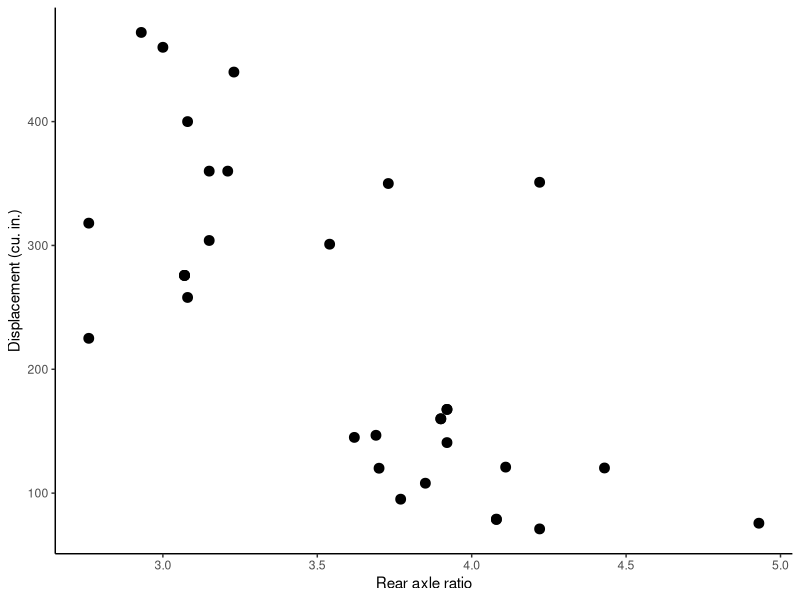
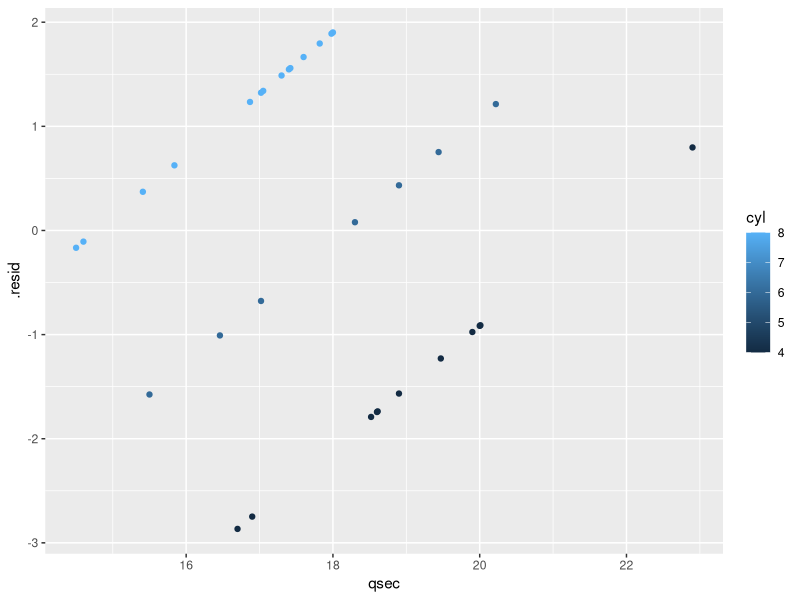
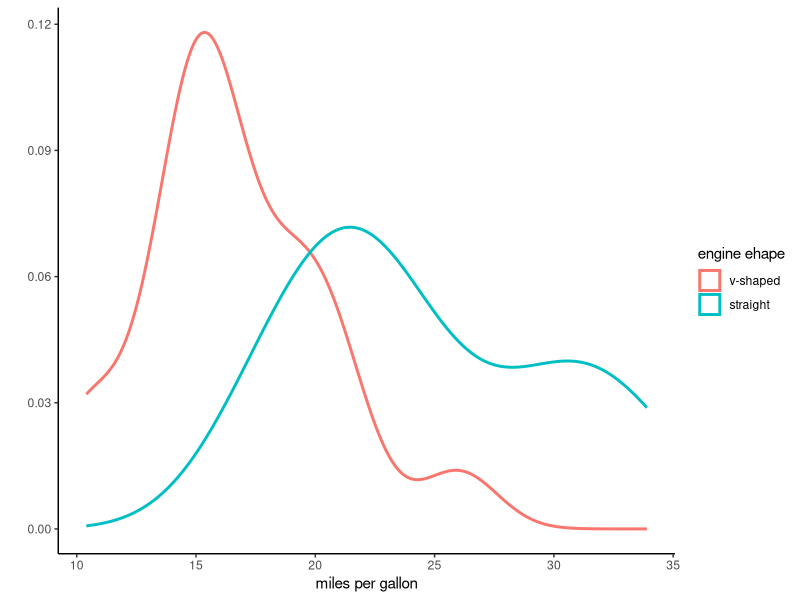
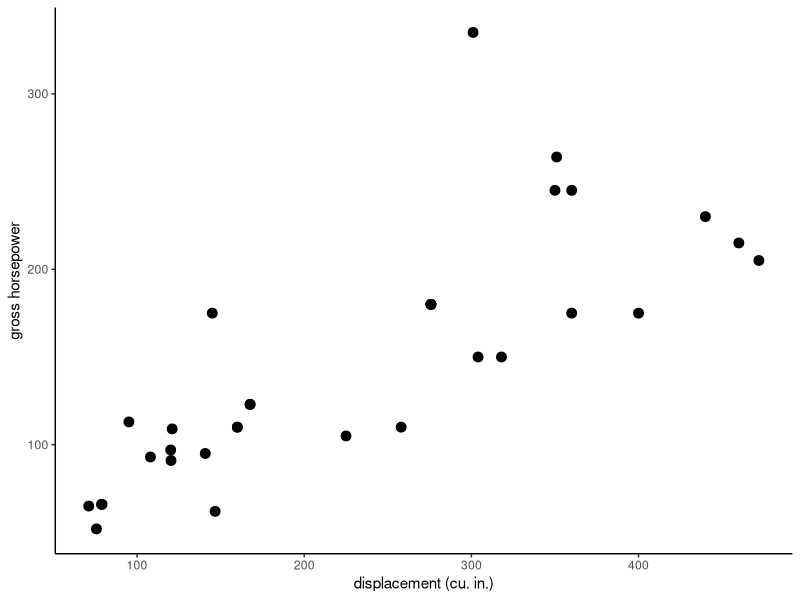

The R script that drew these images, in order:
## ---- chunk 1
# load libraries
library(tidyverse)
library(conflicted)
library(viridis)
library(broom)
library(magrittr)

# configure knit settings
knitr::opts_chunk$set(echo = TRUE, fig.width = 6, fig.height = 4)

# resolve package conflicts
filter <- dplyr::filter
select <- dplyr::select
## ---- chunk 2
mtcars %$% cor.test(hp, wt) %>% tidy()
## ---- chunk 3
ggplot(mtcars, aes(x = drat, y = disp)) + 
  geom_point(size = 3) +
  labs(x = 'Rear axle ratio', y = 'Displacement (cu. in.)') +
  theme_classic() 
## ---- chunk 4
lm(disp ~ drat, data = mtcars) %>% tidy()
## ---- chunk 5
aov(qsec ~ cyl, data = mtcars) %>% tidy()
## ---- chunk 6
aov(qsec ~ as.factor(cyl), data = mtcars) %>% TukeyHSD() %>% tidy()
## ---- chunk 7
aov(qsec ~ cyl, data = mtcars) %>% tidy()
## ---- chunk 8
aov(cyl ~ qsec, data = mtcars) %>% glance()
## ---- chunk 9
aov(cyl ~ qsec, data = mtcars) %>% augment(mtcars)
## ---- chunk 10
aov(cyl ~ qsec, data = mtcars) %>% augment(mtcars) %>%
  ggplot(aes(x = qsec, y = .resid, color = cyl)) +
  geom_point()
## ---- chunk 11
ggplot(mtcars, aes(x = mpg, color = as.factor(vs))) +
  geom_density(size = 1) +
  labs(x = 'miles per gallon', y = '') + 
  scale_color_discrete(name = 'engine ehape', labels = c('v-shaped', 'straight')) +
  theme_classic()
## ---- chunk 12
aov(mpg ~ as.factor(vs), data = mtcars) %>% tidy()
## ---- chunk 13
ggplot(mtcars, aes(x = disp, y = hp)) +
  geom_point(size = 3) +
  labs(x = 'displacement (cu. in.)', y = 'gross horsepower') +
  theme_classic()
## ---- chunk 14
lm(hp ~ disp, data = mtcars) %>% tidy()
